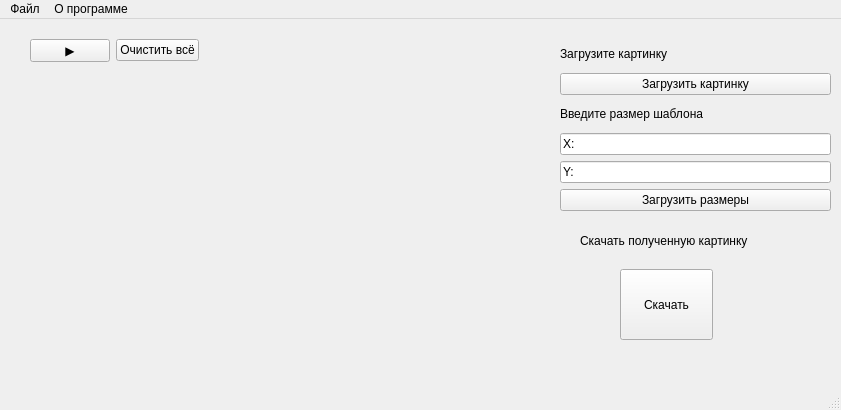
<?xml version="1.0" encoding="UTF-8"?>
<ui version="4.0">
 <class>MainWindow</class>
 <widget class="QMainWindow" name="MainWindow">
  <property name="geometry">
   <rect>
    <x>0</x>
    <y>0</y>
    <width>841</width>
    <height>410</height>
   </rect>
  </property>
  <property name="windowTitle">
   <string>MainWindow</string>
  </property>
  <widget class="QWidget" name="centralwidget">
   <widget class="QWidget" name="layoutWidget_2">
    <property name="geometry">
     <rect>
      <x>30</x>
      <y>20</y>
      <width>521</width>
      <height>321</height>
     </rect>
    </property>
    <layout class="QVBoxLayout" name="verticalLayout_6">
     <item>
      <layout class="QHBoxLayout" name="horizontalLayout_5">
       <item>
        <widget class="QPushButton" name="start_programm">
         <property name="text">
          <string>▶</string>
         </property>
        </widget>
       </item>
       <item>
        <widget class="QPushButton" name="clear_button_3">
         <property name="text">
          <string>Очистить всё</string>
         </property>
        </widget>
       </item>
       <item>
        <spacer name="horizontalSpacer_3">
         <property name="orientation">
          <enum>Qt::Horizontal</enum>
         </property>
         <property name="sizeHint" stdset="0">
          <size>
           <width>278</width>
           <height>20</height>
          </size>
         </property>
        </spacer>
       </item>
      </layout>
     </item>
     <item>
      <layout class="QHBoxLayout" name="horizontalLayout_6">
       <item>
        <widget class="QLabel" name="text_rating_3">
         <property name="text">
          <string/>
         </property>
        </widget>
       </item>
      </layout>
     </item>
    </layout>
   </widget>
   <widget class="QPushButton" name="pushButton_2">
    <property name="geometry">
     <rect>
      <x>620</x>
      <y>250</y>
      <width>93</width>
      <height>71</height>
     </rect>
    </property>
    <property name="text">
     <string>Скачать</string>
    </property>
   </widget>
   <widget class="QLabel" name="text_len_c_4">
    <property name="geometry">
     <rect>
      <x>580</x>
      <y>210</y>
      <width>191</width>
      <height>24</height>
     </rect>
    </property>
    <property name="text">
     <string>Скачать полученную картинку</string>
    </property>
   </widget>
   <widget class="QWidget" name="">
    <property name="geometry">
     <rect>
      <x>560</x>
      <y>21</y>
      <width>271</width>
      <height>171</height>
     </rect>
    </property>
    <layout class="QVBoxLayout" name="verticalLayout_7">
     <item>
      <layout class="QVBoxLayout" name="verticalLayout_5">
       <item>
        <widget class="QLabel" name="text_len_3">
         <property name="text">
          <string>Загрузите картинку</string>
         </property>
        </widget>
       </item>
       <item>
        <widget class="QPushButton" name="add_picture">
         <property name="text">
          <string>Загрузить картинку</string>
         </property>
        </widget>
       </item>
       <item>
        <widget class="QLabel" name="text_len_c_3">
         <property name="text">
          <string>Введите размер шаблона</string>
         </property>
        </widget>
       </item>
       <item>
        <widget class="QLineEdit" name="len_template_X">
         <property name="text">
          <string>X:</string>
         </property>
        </widget>
       </item>
       <item>
        <widget class="QLineEdit" name="len_template_Y">
         <property name="text">
          <string>Y:</string>
         </property>
        </widget>
       </item>
      </layout>
     </item>
     <item>
      <widget class="QPushButton" name="add_template">
       <property name="text">
        <string>Загрузить размеры</string>
       </property>
      </widget>
     </item>
    </layout>
   </widget>
  </widget>
  <widget class="QMenuBar" name="menubar">
   <property name="geometry">
    <rect>
     <x>0</x>
     <y>0</y>
     <width>841</width>
     <height>26</height>
    </rect>
   </property>
   <widget class="QMenu" name="menu">
    <property name="title">
     <string>Файл</string>
    </property>
    <addaction name="action"/>
    <addaction name="separator"/>
    <addaction name="action_3"/>
   </widget>
   <widget class="QMenu" name="menu_2">
    <property name="title">
     <string>О программе</string>
    </property>
   </widget>
   <addaction name="menu"/>
   <addaction name="menu_2"/>
  </widget>
  <widget class="QStatusBar" name="statusbar"/>
  <action name="action">
   <property name="text">
    <string>Сохранить</string>
   </property>
  </action>
  <action name="action_3">
   <property name="text">
    <string>Загрузить</string>
   </property>
  </action>
 </widget>
 <resources/>
 <connections/>
</ui>
